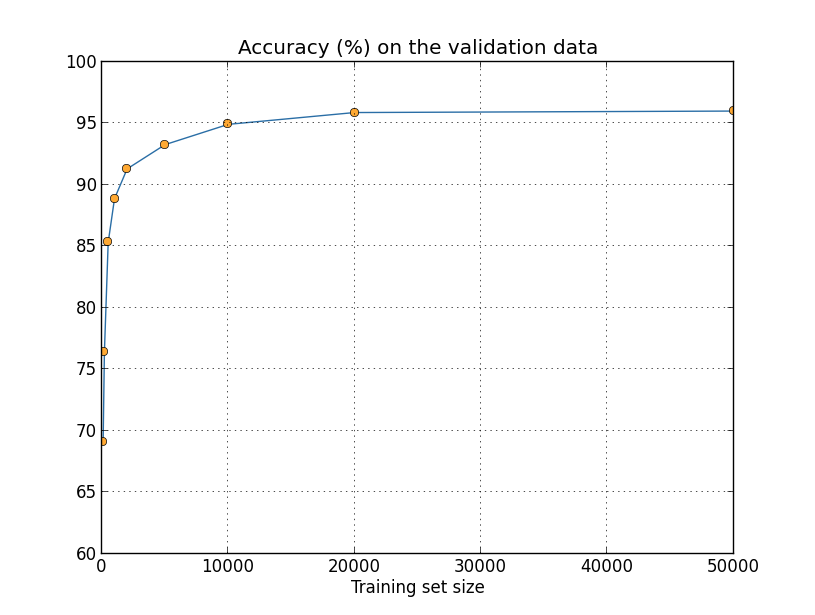
#> input picture 深度学习项目/3.深度学习项目案例/3.1.图像分类/手写字体识别/fig/more_data.png, 815 x 615 px
$ python -i testcv_mt.py   (imports and definitions only)   (older library calls are emulated)
#> lines starting #> are read from the running program, lines starting #| are printed output that depends on the picture; after the words box and inside, x2 and y2 are one past the last pixel; in counts of white or black regions, pixels touching at a corner belong together
#> further down, picture is the input picture: shape (615, 815, 3); mean B, G, R 250.5, 250.4, 250.3
#!/usr/bin/env python

"""
Example code for live video processing
Also multithreaded video processing sample using opencv 3.4

Usage:
   python testcv_mt.py {<video device number>|<video file name>}

   Use this code as a template for live video processing

   Also shows how python threading capabilities can be used
   to organize parallel captured frame processing pipeline
   for smoother playback.

Keyboard shortcuts: (video display window must be selected

   ESC - exit
   space - switch between multi and single threaded processing
   d - running difference of current and previous image
   e - displays canny edges
   f - displays raw frames
   t - do thresholding
   v - write video output frames to file "vid_out.avi"
"""

from collections import deque
from multiprocessing.pool import ThreadPool

# import the necessary packages
import cv2 as cv
import numpy as np

import video
from common import draw_str, StatValue
from time import perf_counter, sleep
from Assignment_1 import on_gauss_trackbar as on_threshold_trackbar

# used to execute process_frame when in non threaded mode
class DummyTask:
    def __init__(self, data):
        self.data = data

    @staticmethod
    def ready():
        return True

    def get(self):
        return self.data

# initialize global variables
frame_counter = 0
show_frames = True
diff_frames = False
show_edges = False
vid_frames = False

do_threshold = False
m_open = False


threshold = 128
threshold_slider_max = 255


# this routine is run each time a new video frame is captured
# [29 lines left out: function process_frame, not called in this run]


def get_threshold_mask(frame):
    global threshold
    # mB, mG, mR, _ = np.uint8(cv.mean(frame))
    B, G, R = frame[:, :, 0], frame[:, :, 1], frame[:, :, 2]
    # _, tB = cv.threshold(B, mB, 1, cv.THRESH_BINARY)
    # _, tG = cv.threshold(G, mG, 1, cv.THRESH_BINARY)
    # _, tR = cv.threshold(R, mR, 1, cv.THRESH_BINARY)
    _, tB = cv.threshold(B, threshold, 1, cv.THRESH_BINARY)
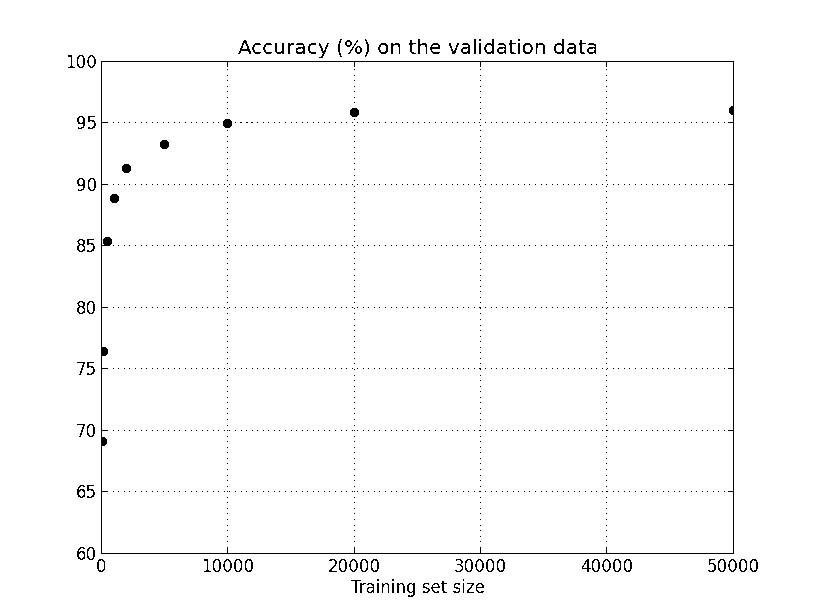
#> tB: shape (615, 815); values 0 (black) and 1 (white), 98.4% white; black in thin lines or dots, all inside (x1, y1, x2, y2) = (68, 39, 758, 597)
    _, tG = cv.threshold(G, threshold, 1, cv.THRESH_BINARY)
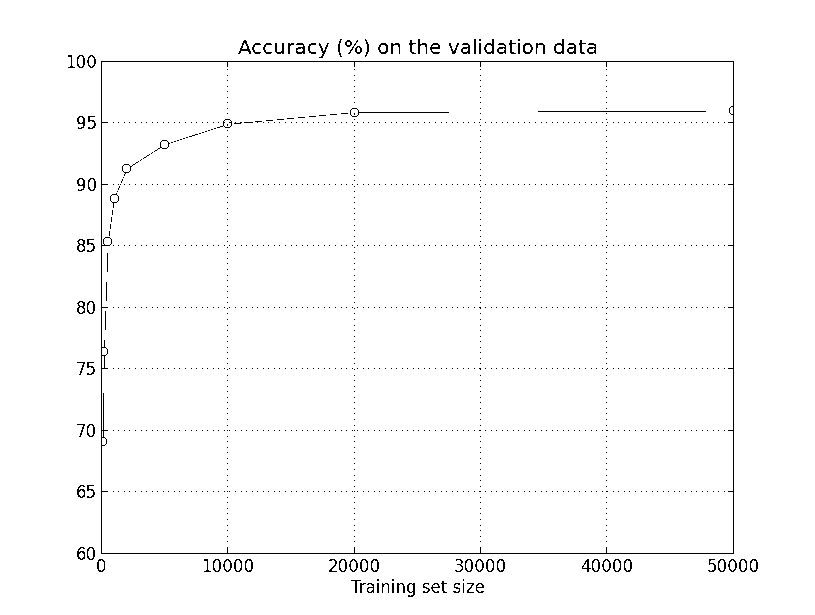
#> tG: shape (615, 815); values 0 (black) and 1 (white), 98.4% white; black in thin lines or dots, all inside (x1, y1, x2, y2) = (68, 39, 758, 597)
    _, tR = cv.threshold(R, threshold, 1, cv.THRESH_BINARY)
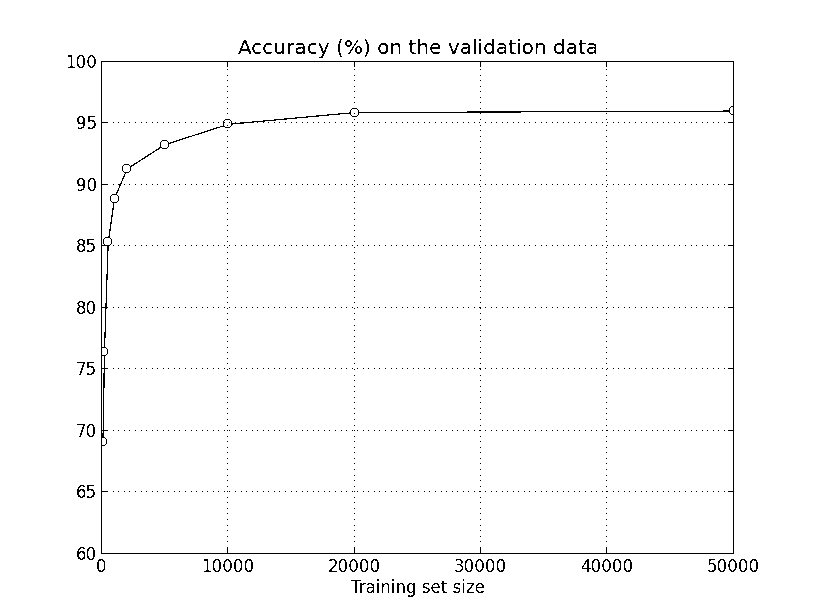
#> tR: shape (615, 815); values 0 (black) and 1 (white), 98.3% white; black in thin lines or dots, all inside (x1, y1, x2, y2) = (68, 39, 758, 597)
    if m_open:
        # create structuring element for morph ops
        se = cv.getStructuringElement(cv.MORPH_ELLIPSE, (5, 5))
        tB = cv.morphologyEx(tB, cv.MORPH_OPEN, se, 1)
        tG = cv.morphologyEx(tG, cv.MORPH_OPEN, se, 1)
        tR = cv.morphologyEx(tR, cv.MORPH_OPEN, se, 1)
    threshMask = cv.merge((tB, tG, tR))

    return threshMask


# create a video capture object
# noinspection DuplicatedCode
# [44 lines left out: function create_capture, not called in this run]


# main program
# [122 lines not run here, left out]

>>> import cv2
>>> picture = cv2.imread('../../深度学习项目/3.深度学习项目案例/3.1.图像分类/手写字体识别/fig/more_data.png')
>>> result = get_threshold_mask(picture)

$ run again, on 深度学习项目/3.深度学习项目案例/3.1.图像分类/手写字体识别/fig/false_minima.png
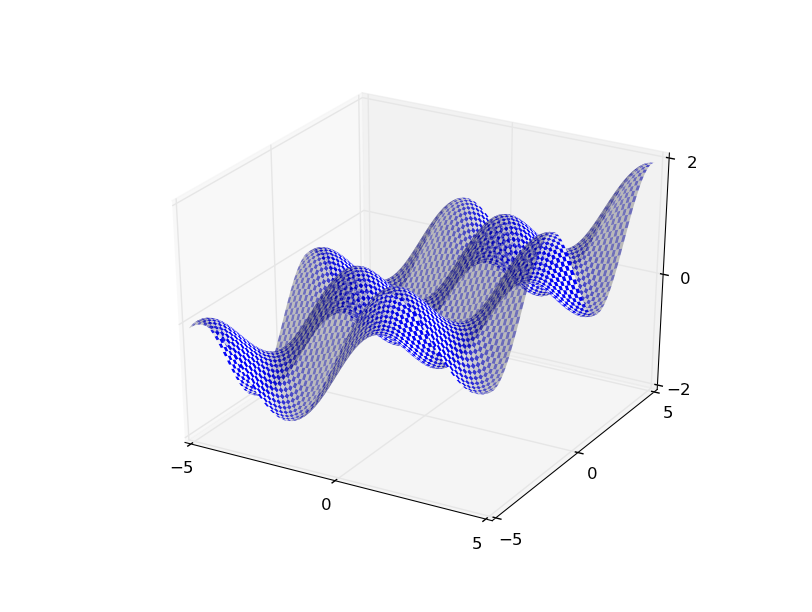
#> input picture 深度学习项目/3.深度学习项目案例/3.1.图像分类/手写字体识别/fig/false_minima.png, 812 x 612 px
#> picture is the input picture: shape (612, 812, 3); mean B, G, R 246.8, 240.6, 240.6
#> in get_threshold_mask, `_, tB = cv.threshold(B, threshold, 1, cv.THRESH_BINARY)`:
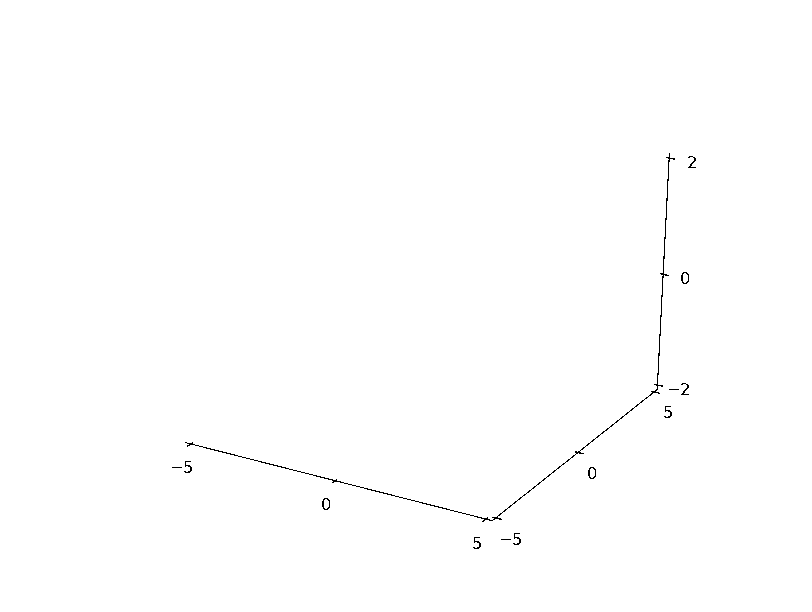
#> tB: shape (612, 812); values 0 (black) and 1 (white), 99.7% white; black in thin lines or dots, all inside (x1, y1, x2, y2) = (172, 153, 696, 549)
#> in get_threshold_mask, `threshMask = cv.merge((tB, tG, tR))`:
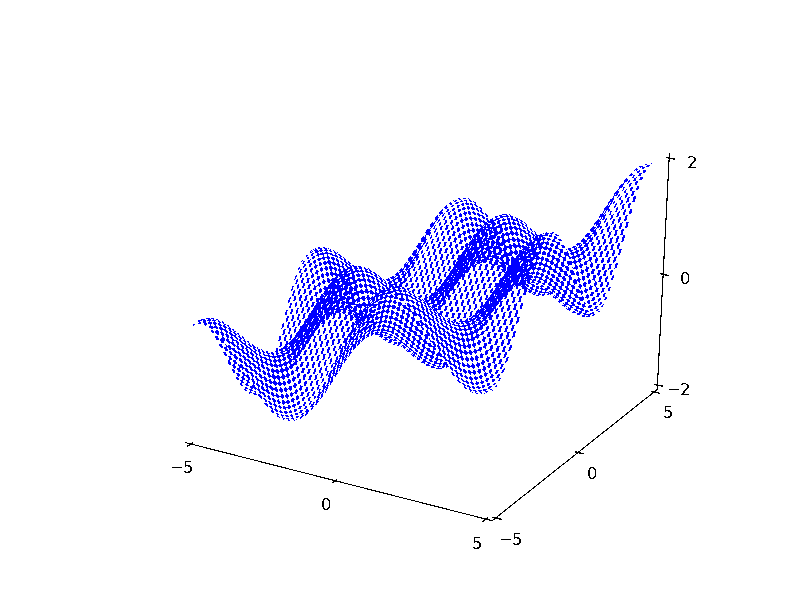
#> threshMask: shape (612, 812, 3); mean of channels 0, 1, 2 0.997, 0.954, 0.954; drawn with 1 as white
